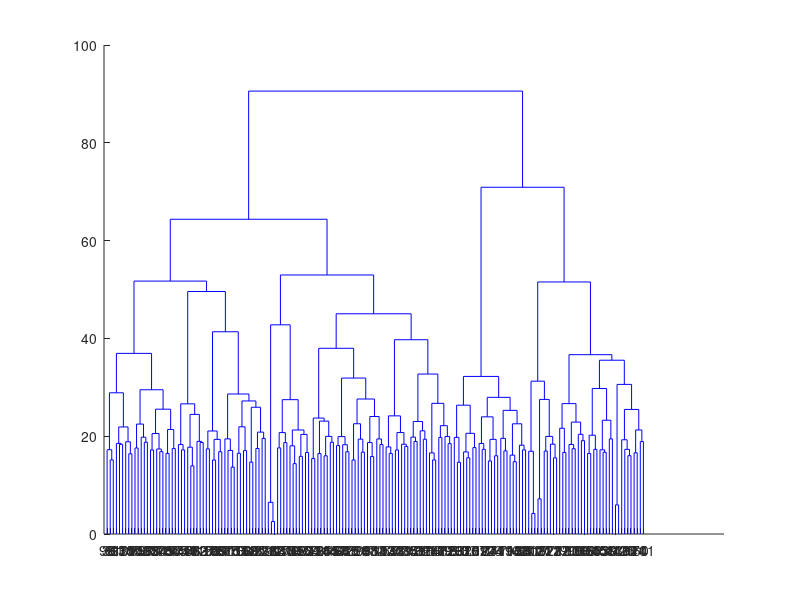

MATLAB code for this plot: (Note: this script raises an error after producing the figure.)
%%
clear
clc

load('validation_dataset.mat')
%% ARI test

Y = zscore(regional_nd_md_data_2');
dis = pdist(Y','euclidean');
dis_squ = squareform(dis);
z = linkage(dis_squ,'ward'); 

%%% color 0.00,0.45,0.74
figure
[tree_p,a,order] = dendrogram(z,0,'ColorThreshold',90);%可视化聚类树

T2=cluster(z,2);%剪枝为三2类

Kmax = 6;
clust = zeros(size(Y,2),Kmax);
for k=1:Kmax
    clust(:,k) = cluster(z, 'maxclust', k);
end

%%
%%% 10 fold 
fold_10_sample ={};
fold_10_sample_1 = {};
for i=1:5000
    temp_id = randsample([1:174],18);
    fold_10_sample{i} = setdiff([1:174],temp_id);
    fold_10_sample_1{i} = clust(fold_10_sample{i},:);
end

ari = []
for i=1:5000
    Y_temp = Y(:,fold_10_sample{i});
    dis = pdist(Y_temp','euclidean');
    dis_squ = squareform(dis);
    z = linkage(dis_squ,'ward'); 
    clust_temp = zeros(size(Y_temp,2),Kmax);
    for k=1:Kmax
        clust_temp(:,k) = cluster(z, 'maxclust', k);
    end
    
    for k=2:Kmax
        ari(i,k) = pairwiseindex(clust_temp(:,k),fold_10_sample_1{i}(:,k));
    end
end

ari_mean = mean(ari)
ari_std = std(ari)
%% plot




%%